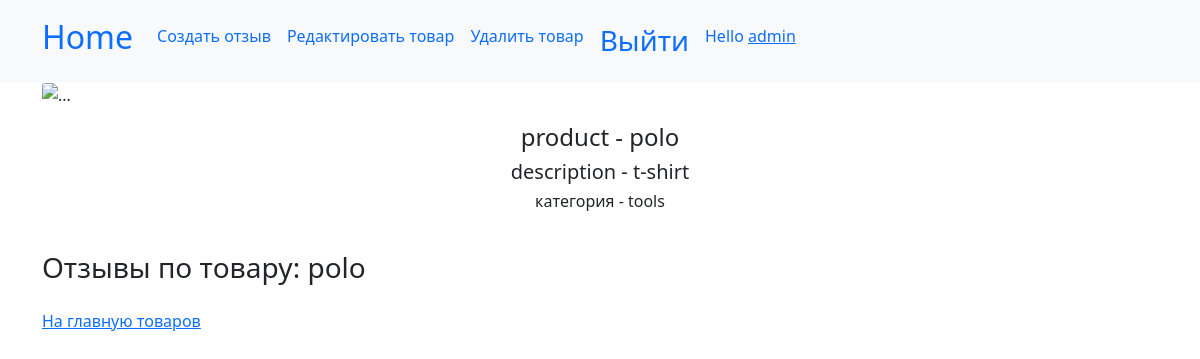
Page /product/3/view (signed in) on the earlier database version.
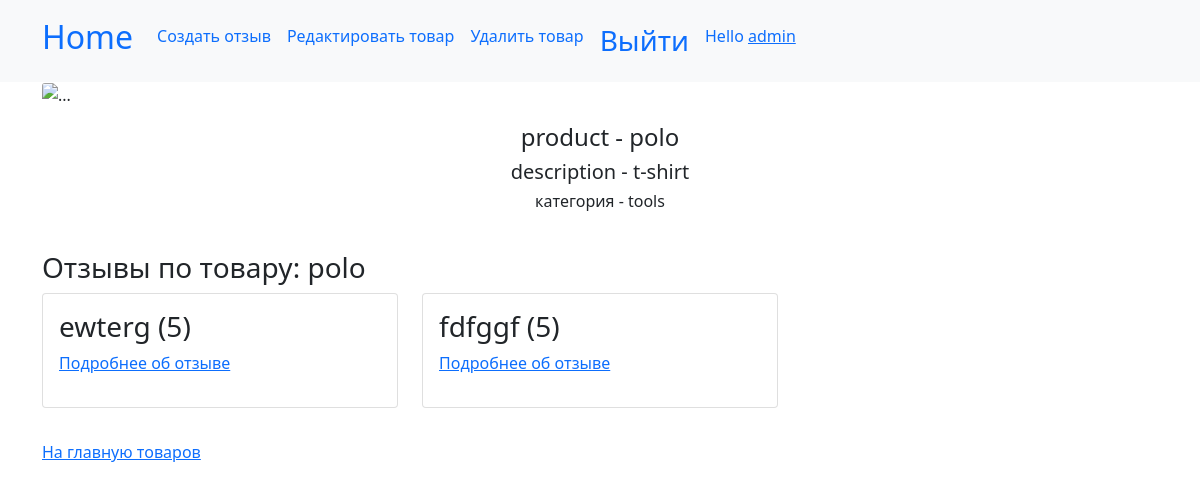
Same page on the later database version.
### review/models.py (models this page shows, shortened)
class BaseModel(models.Model):
    created_at = models.DateTimeField(auto_now_add=True, verbose_name="Дата создания")
    updated_at = models.DateTimeField(auto_now=True, verbose_name="Дата изменения")
    class Meta:
        abstract=True

class Recall(BaseModel):
    author = models.ForeignKey(get_user_model(), on_delete=models.CASCADE, verbose_name="Автор", related_name="recalls")
    product = models.ForeignKey("review.Product", on_delete=models.CASCADE, verbose_name="Товар", related_name="recalls")
    sms = models.TextField(max_length=500, verbose_name="Текст отзыва")
    rate = models.IntegerField(verbose_name='Оценка', default=5, validators=(MinValueValidator(1), MaxValueValidator(5),))
    moderate = models.BooleanField(default=False)
    class Meta:
        db_table = "recalls"
        verbose_name = "Отзыв"
        verbose_name_plural = "Отзывы"

### review/views/product_views.py (the view)
# urls.py: path('product/<int:pk>/view', ProductView.as_view(), name="product-view"),
class ProductView(PermissionRequiredMixin, DetailView):
    template_name = "product/product.html"
    model = Product
    permission_required = "review.view_project"

### review/templates/product/product.html (shortened to what this page needs)
{% extends "base.html" %}
{% load static %}
{% block nav %}
    {% if request.user.is_authenticated  %}
        <a class="nav-link" href="{% url "review:recall-create" product.pk%}">Создать отзыв</a>
    {% endif %}
    {% if request.user.is_authenticated and perms.trecker.change_project and perms.trecker.delete_project%}
        <a class="nav-link" href="{% url "review:p-update" product.pk %}">Редактировать товар</a>
        <a class="nav-link" href="{% url "review:p-delete" product.pk %}">Удалить товар</a>
    {% endif %}
{% endblock %}
{% block content %}
    {% if product.picture %}
        <img src="{{ product.picture.url }}" class="card-img-top w-25" alt="...">
    {% else %}
        <img src="{{ static.1.jpg.url }}" class="card-img-top w-25" alt="...">
    {% endif %}
    <div class="card-body text-center">
        <h4 class="card-title">product - {{ product.name }}</h4>
    <h5>description - {{ product.description }}</h5>
    <h6>категория - {{ product.category }}</h6>
    </div>
<p><h3>Отзывы по товару: {{product.name}}</h3>
    <div class="row">
        {% for product in product.recalls.all %}
            <div class="col-12 col-md-6 col-lg-4">
                <div class="card mb-3">
                    <div class="card-body">
                        <h3>{{ product.sms }} ({{ product.rate}})</h3>
                        <p><a href="{% url "review:recall-view" product.pk%}">Подробнее об отзыве</a></p>
                    </div>
                </div>
            </div>
        {% endfor %}
    </div>
</p>
<a href="{% url "review:index_view" %}">На главную товаров</a>
{% endblock %}

Differences in the rows shown:
added Recall: sms "ewterg", rate "5"
added Recall: sms "fdfggf", rate "5"
